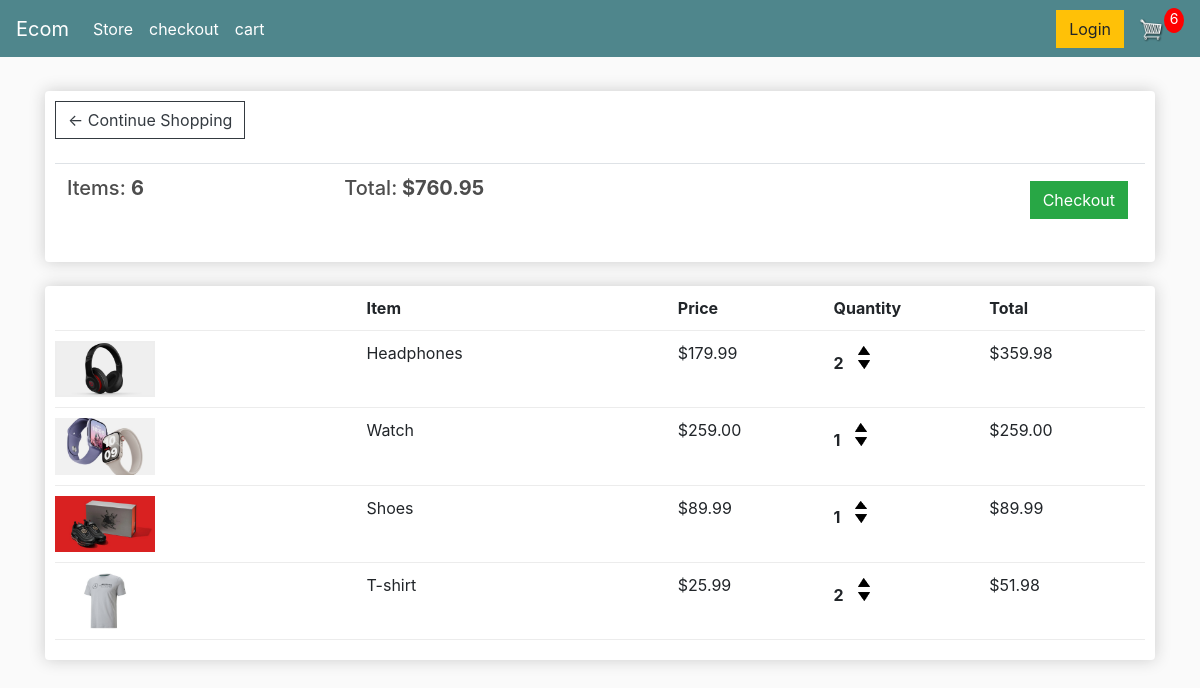
/cart/ (signed in), run on an earlier commit of the app's database.
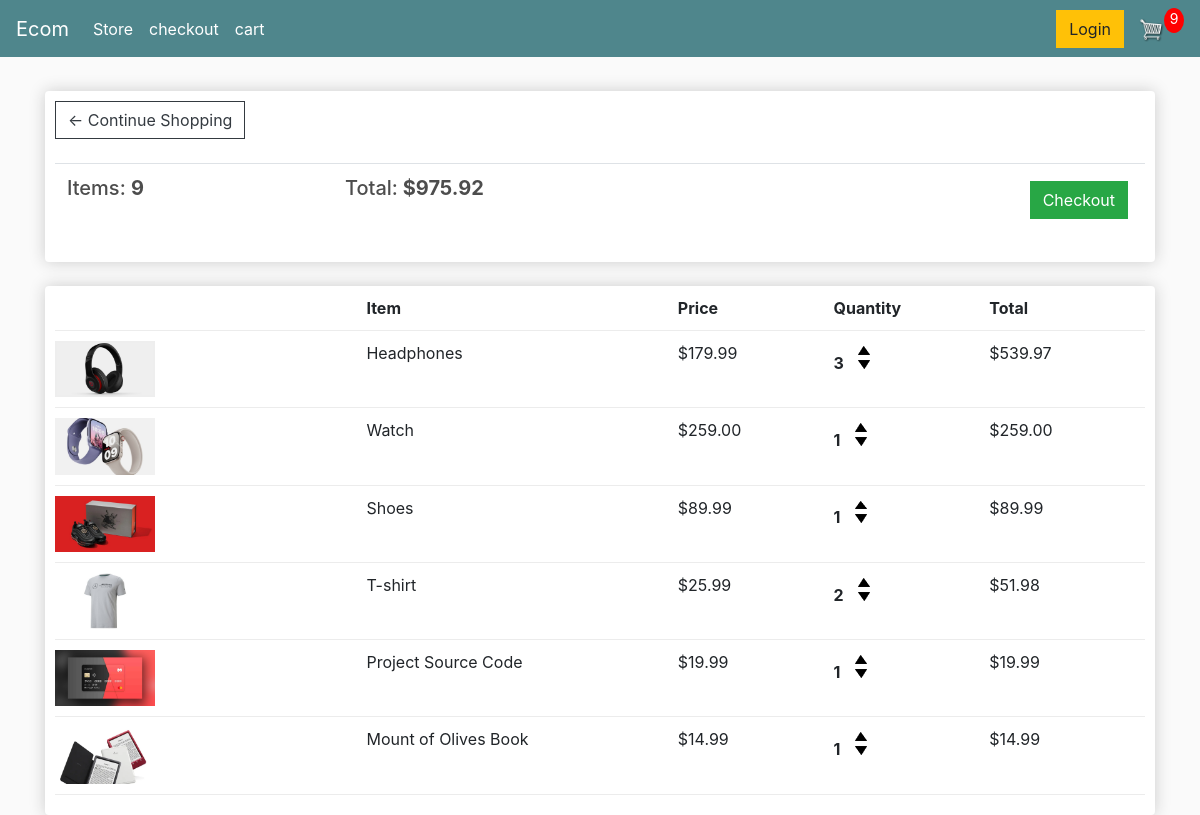
And on a later commit of the database.
### store/models.py (models this page shows, shortened)
class Order (models.Model):
    customer = models.ForeignKey(Customer, on_delete= models.SET_NULL, null=True, blank=True) ##SET_NULL para que si se borra el cliente no se borre el registro de pedido###
    date_ordered = models.DateTimeField (auto_now_add =True)
    complete = models.BooleanField(default=False, null=True, blank= False)       #### instancia de comprobacion de si la orden finalizo, o se puede seguir agregando productos####
    transaction_id = models.CharField (max_length = 200, null=True)
    @property
    def get_cart_total(self):
        orderitems = self.orderitem.all()
        total = sum ([item.get_total for item in orderitems ])
        return total
    @property
    def get_cart_items(self):
        orderitems = self.orderitem.all()
        total = sum ([item.quantity for item in orderitems ])
        return total

class OrderItems (models.Model):
    product = models.ForeignKey(Products, on_delete= models.SET_NULL, null=True, blank=True)
    order = models.ForeignKey(Order, on_delete= models.SET_NULL, null=True, blank=True, related_name='orderitem')
    quantity = models.IntegerField(default=0, null=True, blank= True)
    date_added= models.DateTimeField (auto_now_add =True)
    @property
    def get_total(self):
        total = self.product.price * self.quantity
        return total

class Products (models.Model):
    name = models.CharField (max_length = 200, null=True)
    price = models.FloatField()
    digital = models.BooleanField(default=False, null=True, blank=False) ##por si el producto que vendemos es o no digital###
    image = models.ImageField (null=True, blank=True)

### store/views.py (the view)
# urls.py: path('cart/', views.cart, name="cart"),
def cart(request):
	data = cartData(request)
	cartItems = data['cartItems']
	order = data['order']
	items = data['items']
	context = {'items':items, 'order':order, 'cartItems':cartItems}
	return render(request, 'store/cart.html', context)

### store/utils.py (called while the page is built)
def cartData(request):
	if request.user.is_authenticated:
		customer = request.user.customer
		order, created = Order.objects.get_or_create(customer=customer, complete=False)
		items = order.orderitem.all()
		cartItems = order.get_cart_items
	else:
		cookieData = cookieCart(request)
		cartItems = cookieData['cartItems']
		order = cookieData['order']
		items = cookieData['items']
	return {'cartItems':cartItems ,'order':order, 'items':items}

### store/templates/store/cart.html
{% extends 'store/main.html' %}
{% load static %}
{% block content %}
	<div class="row">
		<div class="col-lg-12">
			<div class="box-element">
				<a  class="btn btn-outline-dark" href="{% url 'store' %}">&#x2190; Continue Shopping</a>
				<br>
				<br>
				<table class="table">
					<tr>
						<th><h5>Items: <strong>{{order.get_cart_items}}</strong></h5></th>
						<th><h5>Total:<strong> ${{order.get_cart_total|floatformat:2}}</strong></h5></th>
						<th>
							<a  style="float:right; margin:5px;" class="btn btn-success" href="{% url 'checkout' %}">Checkout</a>
						</th>
					</tr>
				</table>
			</div>
			<br>
			<div class="box-element">
				<div class="cart-row">
					<div style="flex:2"></div>
					<div style="flex:2"><strong>Item</strong></div>
					<div style="flex:1"><strong>Price</strong></div>
					<div style="flex:1"><strong>Quantity</strong></div>
					<div style="flex:1"><strong>Total</strong></div>
				</div>
				{% for item in items %}
				<div class="cart-row">
					<div style="flex:2"><img class="row-image" src="{{item.product.image.url}}"></div>
					<div style="flex:2"><p>{{item.product.name}}</p></div>
					<div style="flex:1"><p>${{item.product.price|floatformat:2}}</p></div>
					<div style="flex:1">
						<p class="quantity">{{item.quantity}}</p>
						<div class="quantity">
							<img data-product="{{item.product.id}}" data-action="add" class="chg-quantity update-cart" src="{% static  'images/arrow-up.png' %}">
							<img data-product="{{item.product.id}}" data-action="remove" class="chg-quantity update-cart" src="{% static  'images/arrow-down.png' %}">
						</div>
					</div>
					<div style="flex:1"><p>${{item.get_total|floatformat:2}}</p></div>
				</div>
				{% endfor %}
			</div>
		</div>
	</div>
{% endblock content %}

### store/templates/store/main.html (shortened to what this page needs)
<!DOCTYPE html>
    {% load static %}
<html lang="en">
<head>
	<link rel="stylesheet" href="https://stackpath.bootstrapcdn.com/bootstrap/4.4.1/css/bootstrap.min.css">
	<link rel="stylesheet" type="text/css" href="{% static 'css/main.css' %}">
</head>
<body>
    <nav class="navbar navbar-expand-lg navbar-dark bg-dark">
        <a class="navbar-brand" href="{% url 'store' %}">Ecom</a>
        <div class="collapse navbar-collapse" id="navbarSupportedContent">
          <ul class="navbar-nav mr-auto">
            <li class="nav-item active">
              <a class="nav-link" href="{% url 'store' %}">Store </a>
            </li>
            <li class="nav-item active">
              <a class="nav-link" href="{% url 'checkout' %}">checkout </a>
            </li>
            <li class="nav-item active">
              <a class="nav-link" href="{% url 'cart' %}">cart </a>
            </li>
          </ul >
          <div class="form-inline my-2 my-lg-0">
               <a href="#"class="btn btn-warning">Login</a>
               <a href="{% url 'cart' %}">
                  <img  id="cart-icon" src="{% static 'images/cart.png' %}">
              </a>
              <p id="cart-total">{{cartItems}}</p>
          </div>
        </div>
      </nav>
    <div class="container">
            <br>
            {% block content %}
             {% endblock content %}
     </div>
</body>
</html>

### static/css/main.css (style rules this page uses)
body { background-color: hsl(0, 0%, 98%); }
h1,h2,h3,h4,h5,h6 { color:hsl(0, 0%, 30%); }
.box-element { box-shadow:hsl(0, 0%, 80%) 0 0 16px; background-color: #fff; border-radius: 4px; padding: 10px; }
.bg-dark { background-color: #4f868c!important; }
#cart-icon { width:25px; display: inline-block; margin-left: 15px; }
#cart-total { display: block; text-align: center; color:#fff; background-color: red; width: 20px; height: 25px; border-radius: 50%; font-size: 14px; }
.col-lg-4, .col-lg-6, .col-lg-8, .col-lg-12 { margin-top: 10px; }
.btn { border-radius: 0; }
.row-image { width: 100px; }
.cart-row { display: flex; align-items: flex-stretch; padding-bottom: 10px; margin-bottom: 10px; border-bottom: 1px solid #ececec; }
.quantity { display: inline-block; font-weight: 700; padding-right:10px; }
.chg-quantity { width: 12px; cursor: pointer; display: block; margin-top: 5px; transition:.1s; }

What changed in the data, as far as the page shows it:
changed through a linked row, Order: get_cart_items "6" → "9"; get_cart_total "760.95" → "975.92"
changed OrderItems "Headphones": quantity "2" → "3"; get_total "359.98" → "539.97"
added OrderItems: product.image (picture), product.name "Project Source Code", product.price "19.99", quantity "1", get_total "19.99"
added OrderItems: product.image (picture), product.name "Mount of Olives Book", product.price "14.99", quantity "1", get_total "14.99"
Also different on the page:
{{ cartItems }}: "6" → "9"
